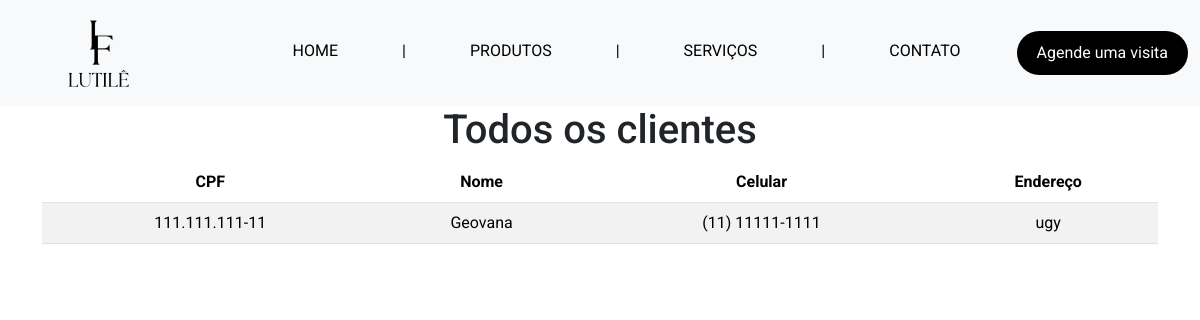
Page /admin/clientes on the earlier database version.
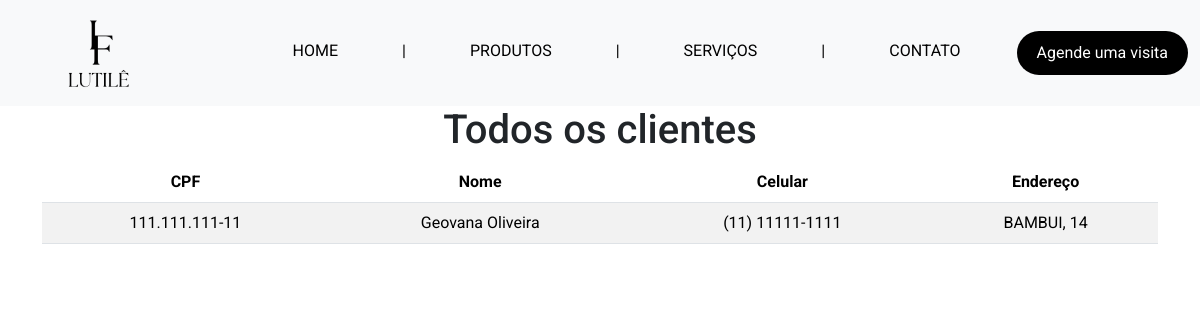
Same page on the later database version.
### tables this page shows
CREATE TABLE `cliente` (
  `cpf` VARCHAR(11) NOT NULL,
  `nome_cliente` VARCHAR(100) NOT NULL,
  `celular` VARCHAR(14) NOT NULL,
  `endereco` VARCHAR(100) NOT NULL,
  PRIMARY KEY (`cpf`)
);

### app.py (the view)
@app.route('/admin/clientes', methods=['GET'])
def clientes_admin():
    clientes = get_clientes()
    return render_template('html/pages/admin/clientes-admin.html', clientes=clientes)

### app.py (called while the page is built)
def get_connection():
    return sqlite3.connect('instance/salao_festas.db')

def get_clientes():
    with get_connection() as conn:
        cursor = conn.cursor()
        cursor.execute('SELECT * FROM cliente')
        clientes = cursor.fetchall()
        return clientes

@app.context_processor
def inject_active():
    def is_active(endpoint): #recebe o endpoint (rota) e verifica se é igual o endpoint atual, se for ele retorna a classeactive, se não retorna vazio
        return 'active' if request.endpoint == endpoint else ''
    return dict(is_active=is_active)

### templates/html/pages/admin/clientes-admin.html
{% extends 'base.html'%}
{% block content %}
<h1 class="text-center">Todos os clientes</h1>
<div class="container d-flex flex-column align-items-center">
    <table class="table table-striped">
        <thead>
          <tr>
            <th scope="col" class="text-center">CPF</th>
            <th scope="col" class="text-center">Nome</th>
            <th scope="col" class="text-center">Celular</th>
            <th scope="col" class="text-center">Endereço</th>
          </tr>
        </thead>
        <tbody>
          {% for cliente in clientes %}
          {% if cliente[0] != '000.000.000-00' %}
          <tr>
              <td class="text-center">{{ cliente[0] }}</td>
              <td class="text-center">{{ cliente[1] }}</td>
              <td class="text-center">{{ cliente[2] }}</td>
              <td class="text-center">{{ cliente[3] }}</td>
          </tr>
          {% endif %}
          {% endfor %}
        </tbody>
      </table>
</div>
{% endblock %}

Differences in the rows shown:
changed cliente "111.111.111-11": nome_cliente "Geovana" → "Geovana Oliveira"; endereco "ugy" → "BAMBUI, 14"
